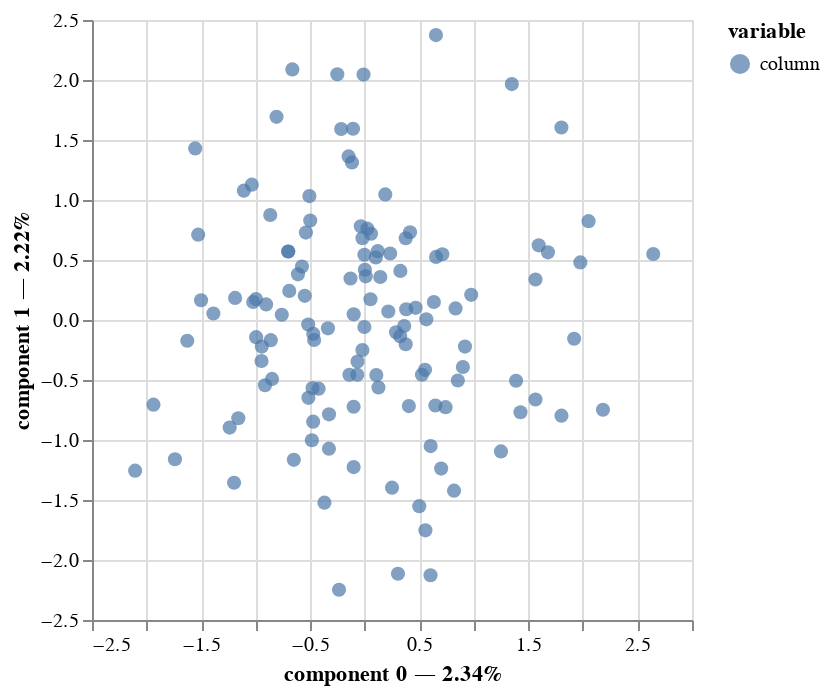

Notebook source saved alongside this figure:
### Code cell
mca.plot(
    df_categorical_mca,
    x_component=0,
    y_component=1,
    show_column_markers=True,
    show_row_markers=False,
    show_column_labels=False,
    show_row_labels=False,
)
